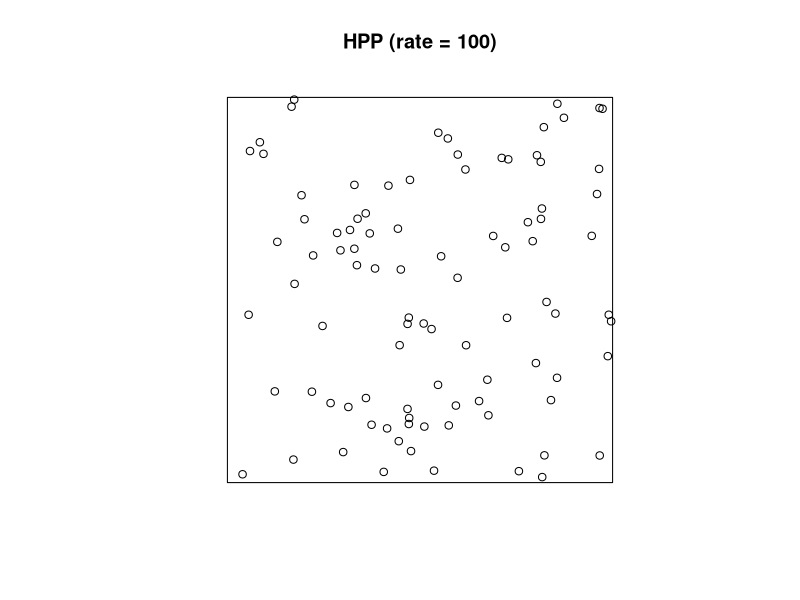
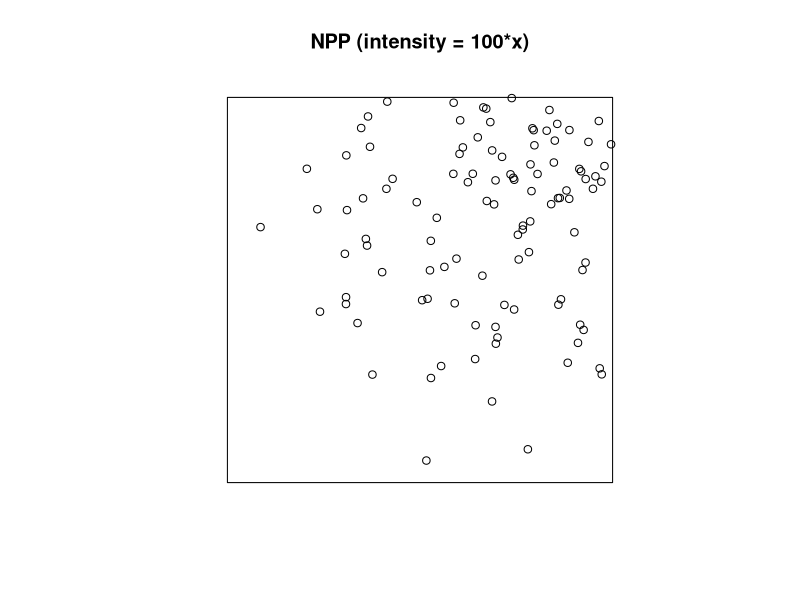
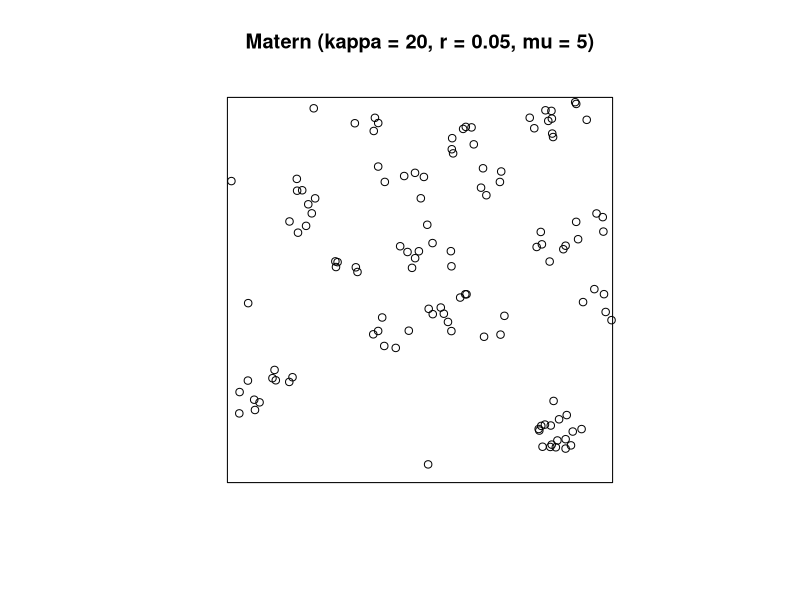
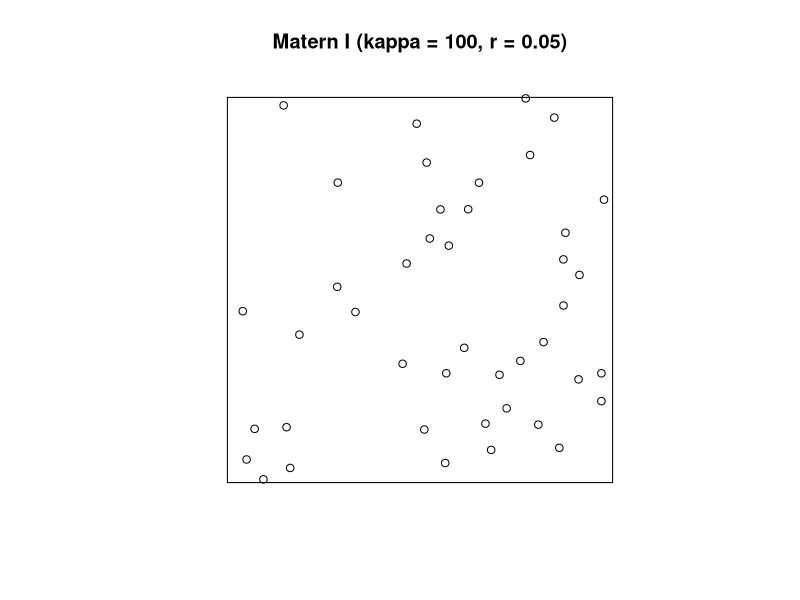
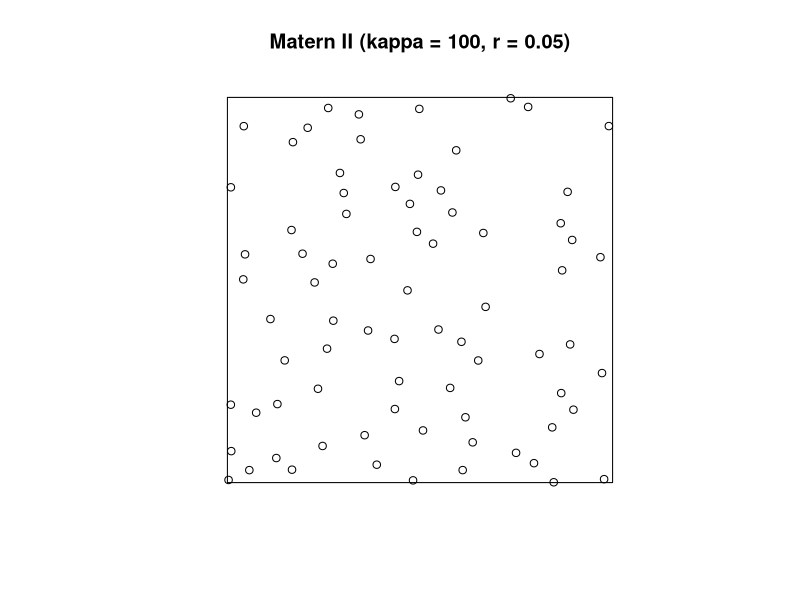

Write the R code that produced these figures, in order.
## ---- chunk 1
library(spatstat)
library(tidyverse)
library(here)
## ---- chunk 2
# Check to see how to use the function 
?rpoispp
# Check to see how this is written
#View(rpoispp)
## ---- chunk 3
# Plot a homogeneous Poisson process
# p.1334 of https://mran.microsoft.com/snapshot/2016-04-25/web/packages/spatstat/spatstat.pdf
# https://spatstat.org/SSAI2017/solutions/solution04.html

par(mfrow=c(1, 1))
plot_2D_HPP <- plot(rpoispp(lambda = 100, win=square(1)),main = "HPP (rate = 100)")
plot_2D_HPP
#plot(rpoispp(lambda = 50, win=square(1)),main = "HPP (rate = 50)")
#plot(rpoispp(lambda = 10, win=square(1)),main = "HPP (rate = 10)")
## ---- chunk 4
# Plot a homogeneous Poisson process
# p.33 of https://spatstat.org/resources/spatstatJSSpaper.pdf

#lmbda_function <- function(x, y) 400*x 
#so that they have the same expected # of events but why ???

par(mfrow=c(1, 1))
plot_2D_NPP <- plot(rpoispp(lambda = function(x, y) 400*x*y, win=square(1)), main = "NPP (intensity = 100*x)")
plot_2D_NPP
#plot(rpoispp(lambda = function(x, y) 50*x, win=square(1)), main = "NPP (intensity = 50*x)")
#plot(rpoispp(lambda = function(x, y) 10*x, win=square(1)), main = "NPP (intensity = 10*x)")
## ---- chunk 5
?rMatClust
#kappa = intensity
#scale = radius of the clusters
#mu = mean # of points per cluster or reference intensity ???
## ---- chunk 6
plot_2D_Matern <- plot(rMatClust(kappa = 20, r = 0.05, mu = 5), main = "Matern (kappa = 20, r = 0.05, mu = 5)")
plot_2D_Matern
## ---- chunk 7
?rMaternII
# kappa = intensity
# r = inhibition distance
## ---- chunk 8
# Plot a Matern I process
par(mfrow=c(1, 1))
plot(rMaternI(kappa = 100, r = 0.05), main = "Matern I (kappa = 100, r = 0.05)")
#plot(rMaternI(kappa = 50, r = 0.05), main = "Matern I (kappa = 50, r = 0.05)")
#plot(rMaternI(kappa = 10, r = 0.05), main = "Matern I (kappa = 10, r = 0.05)")
## ---- chunk 9
# Plot a Matern II process
par(mfrow=c(1, 1))
plot(rMaternII(kappa = 100, r = 0.05), main = "Matern II (kappa = 100, r = 0.05)")
#plot(rMaternII(kappa = 50, r = 0.05), main = "Matern II (kappa = 50, r = 0.05)")
#plot(rMaternII(kappa = 10, r = 0.05), main = "Matern II (kappa = 10, r = 0.05)")
## ---- chunk 10
# # Save out results
# write_rds(plot_2D_HPP, here("results", "plot_2D_HPP.jpeg"))
## ---- chunk 11
# # Error checking
# plot_2D_HPP <- readRDS(here("results", "plot_2D_HPP.jpeg"))
# plot_2D_HPP
